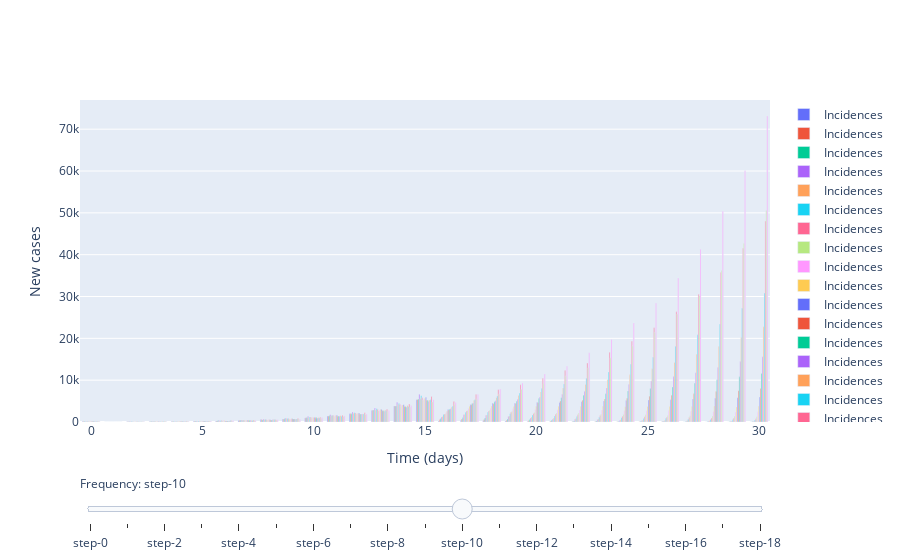

Source (notebook cell):
### Code cell
new_rs = [3, 0.5]
start_times = [0, 15]

parameters = 100 # initial number of cases

# Slider (transition time)
fig = go.Figure()

# Add traces, one for each slider step
for R0_2 in np.arange(0.1, 2, 0.1):
    new_rs=[3, R0_2]
    m.set_r_profile(new_rs, start_times)
    
    cases = m.simulate(parameters, times)
    
    fig.add_trace(
        go.Bar(
            x=times,
            y=cases,
            name='Incidences'
        )
        
#         go.Scatter(
#             visible=False,
#             line=dict(color="#00CED1", width=6),
#             name="𝜈 = " + str(step),
#             x=np.arange(0, 10, 0.01),
#             y=np.sin(step * np.arange(0, 10, 0.01)))
    )

# Make 10th trace visible
fig.data[10].visible = True

# Create and add slider
steps = []
for i in range(len(fig.data)):
    step = dict(
        method="update",
        args=[{"visible": [False] * len(fig.data)},
              {"title": "Slider switched to step: " + str(i)}],  # layout attribute
    )
    step["args"][0]["visible"][i] = True  # Toggle i'th trace to "visible"
    steps.append(step)

sliders = [dict(
    active=10,
    currentvalue={"prefix": "Frequency: "},
    pad={"t": 50},
    steps=steps
)]

fig.update_layout(
    sliders=sliders
)

# Add axis labels
fig.update_layout(
    xaxis_title='Time (days)',
    yaxis_title='New cases'
)

fig.show()

### Figure 1 — Plotly figure (JSON) as saved in the notebook; plotly's stock layout.template omitted (floating-point values rounded to 4 significant figures)
{"data": [{"name": "Incidences", "type": "bar", "x": [0, 1, 2, 3, 4, 5, 6, 7, 8, 9, 10, 11, 12, 13, 14, 15, 16, 17, 18, 19, 20, 21, 22, 23, 24, 25, 26, 27, 28, 29, 30], "y": [100, 0, 75, 88, 133, 177, 266, 361, 513, 697, 977, 1419, 1988, 2754, 3814, 5340, 240, 330, 280, 213, 111, 83, 35, 24, 12, 8, 3, 6, 2, 2, 3]}, {"name": "Incidences", "type": "bar", "x": [0, 1, 2, 3, 4, 5, 6, 7, 8, 9, 10, 11, 12, 13, 14, 15, 16, 17, 18, 19, 20, 21, 22, 23, 24, 25, 26, 27, 28, 29, 30], "y": [100, 0, 63, 88, 124, 176, 259, 340, 523, 701, 1040, 1418, 1971, 2731, 3806, 5387, 508, 699, 604, 444, 275, 222, 126, 109, 70, 55, 34, 29, 19, 13, 5]}, {"name": "Incidences", "type": "bar", "x": [0, 1, 2, 3, 4, 5, 6, 7, 8, 9, 10, 11, 12, 13, 14, 15, 16, 17, 18, 19, 20, 21, 22, 23, 24, 25, 26, 27, 28, 29, 30], "y": [100, 0, 71, 96, 147, 171, 276, 398, 484, 768, 1008, 1486, 1954, 2871, 3830, 5483, 759, 1019, 984, 724, 514, 392, 256, 236, 141, 141, 96, 55, 39, 43, 32]}, {"name": "Incidences", "type": "bar", "x": [0, 1, 2, 3, 4, 5, 6, 7, 8, 9, 10, 11, 12, 13, 14, 15, 16, 17, 18, 19, 20, 21, 22, 23, 24, 25, 26, 27, 28, 29, 30], "y": [100, 0, 93, 114, 130, 253, 346, 451, 647, 894, 1291, 1750, 2406, 3356, 4733, 6642, 1187, 1714, 1630, 1335, 951, 708, 665, 512, 373, 309, 244, 203, 161, 127, 105]}, {"name": "Incidences", "type": "bar", "x": [0, 1, 2, 3, 4, 5, 6, 7, 8, 9, 10, 11, 12, 13, 14, 15, 16, 17, 18, 19, 20, 21, 22, 23, 24, 25, 26, 27, 28, 29, 30], "y": [100, 0, 81, 92, 126, 198, 268, 411, 520, 802, 1011, 1498, 2077, 2886, 4122, 5570, 1313, 1820, 1701, 1415, 1194, 935, 849, 707, 567, 482, 419, 336, 306, 240, 205]}, {"name": "Incidences", "type": "bar", "x": [0, 1, 2, 3, 4, 5, 6, 7, 8, 9, 10, 11, 12, 13, 14, 15, 16, 17, 18, 19, 20, 21, 22, 23, 24, 25, 26, 27, 28, 29, 30], "y": [100, 0, 101, 91, 145, 215, 304, 415, 603, 846, 1187, 1572, 2238, 3174, 4426, 6298, 1778, 2325, 2307, 1982, 1685, 1431, 1314, 1114, 1043, 825, 808, 644, 613, 512, 452]}, {"name": "Incidences", "type": "bar", "x": [0, 1, 2, 3, 4, 5, 6, 7, 8, 9, 10, 11, 12, 13, 14, 15, 16, 17, 18, 19, 20, 21, 22, 23, 24, 25, 26, 27, 28, 29, 30], "y": [100, 0, 80, 92, 146, 189, 279, 412, 525, 766, 1132, 1550, 2138, 2959, 4185, 5798, 1883, 2656, 2607, 2303, 2024, 1839, 1712, 1569, 1346, 1283, 1153, 1079, 948, 912, 792]}, {"name": "Incidences", "type": "bar", "x": [0, 1, 2, 3, 4, 5, 6, 7, 8, 9, 10, 11, 12, 13, 14, 15, 16, 17, 18, 19, 20, 21, 22, 23, 24, 25, 26, 27, 28, 29, 30], "y": [100, 0, 72, 93, 116, 192, 232, 365, 497, 675, 1025, 1333, 1987, 2710, 3758, 5208, 1967, 2765, 2785, 2511, 2286, 2125, 2133, 1848, 1820, 1710, 1546, 1512, 1440, 1368, 1229]}, {"name": "Incidences", "type": "bar", "x": [0, 1, 2, 3, 4, 5, 6, 7, 8, 9, 10, 11, 12, 13, 14, 15, 16, 17, 18, 19, 20, 21, 22, 23, 24, 25, 26, 27, 28, 29, 30], "y": [100, 0, 75, 113, 132, 200, 275, 374, 558, 747, 1062, 1491, 2024, 2838, 4004, 5517, 2382, 3217, 3285, 3171, 2967, 2935, 2871, 2859, 2687, 2674, 2670, 2615, 2509, 2384, 2472]}, {"name": "Incidences", "type": "bar", "x": [0, 1, 2, 3, 4, 5, 6, 7, 8, 9, 10, 11, 12, 13, 14, 15, 16, 17, 18, 19, 20, 21, 22, 23, 24, 25, 26, 27, 28, 29, 30], "y": [100, 0, 74, 99, 150, 201, 281, 399, 536, 781, 1058, 1555, 2100, 2970, 4070, 5697, 2649, 3756, 3827, 3724, 3763, 3738, 3676, 3754, 3674, 3690, 3712, 3718, 3813, 3610, 3763]}, {"name": "Incidences", "type": "bar", "visible": true, "x": [0, 1, 2, 3, 4, 5, 6, 7, 8, 9, 10, 11, 12, 13, 14, 15, 16, 17, 18, 19, 20, 21, 22, 23, 24, 25, 26, 27, 28, 29, 30], "y": [100, 0, 83, 101, 135, 203, 268, 404, 563, 797, 1067, 1623, 2164, 2959, 4149, 5828, 2978, 4145, 4454, 4484, 4632, 4672, 4867, 5029, 5153, 5285, 5320, 5524, 5665, 5827, 5988]}, {"name": "Incidences", "type": "bar", "x": [0, 1, 2, 3, 4, 5, 6, 7, 8, 9, 10, 11, 12, 13, 14, 15, 16, 17, 18, 19, 20, 21, 22, 23, 24, 25, 26, 27, 28, 29, 30], "y": [100, 0, 74, 86, 126, 171, 253, 362, 485, 716, 994, 1374, 1910, 2697, 3727, 5226, 2891, 4125, 4369, 4436, 4625, 5012, 5194, 5470, 5698, 6171, 6412, 6745, 7271, 7480, 8037]}, {"name": "Incidences", "type": "bar", "x": [0, 1, 2, 3, 4, 5, 6, 7, 8, 9, 10, 11, 12, 13, 14, 15, 16, 17, 18, 19, 20, 21, 22, 23, 24, 25, 26, 27, 28, 29, 30], "y": [100, 0, 73, 85, 123, 184, 244, 369, 474, 698, 987, 1355, 1857, 2676, 3652, 5123, 3122, 4415, 4823, 4953, 5588, 5808, 6399, 6768, 7439, 7979, 8381, 9266, 10104, 10806, 11602]}, {"name": "Incidences", "type": "bar", "x": [0, 1, 2, 3, 4, 5, 6, 7, 8, 9, 10, 11, 12, 13, 14, 15, 16, 17, 18, 19, 20, 21, 22, 23, 24, 25, 26, 27, 28, 29, 30], "y": [100, 0, 67, 76, 129, 162, 260, 329, 514, 660, 950, 1352, 1890, 2578, 3566, 4971, 3144, 4562, 5060, 5462, 5964, 6655, 7325, 8108, 8955, 9789, 10853, 11801, 13001, 14435, 15613]}, {"name": "Incidences", "type": "bar", "x": [0, 1, 2, 3, 4, 5, 6, 7, 8, 9, 10, 11, 12, 13, 14, 15, 16, 17, 18, 19, 20, 21, 22, 23, 24, 25, 26, 27, 28, 29, 30], "y": [100, 0, 73, 94, 130, 192, 239, 361, 544, 720, 1010, 1520, 1935, 2720, 3861, 5240, 3613, 5156, 5812, 6352, 7155, 8150, 8965, 10110, 11277, 12736, 14209, 16197, 18041, 20198, 22774]}, {"name": "Incidences", "type": "bar", "x": [0, 1, 2, 3, 4, 5, 6, 7, 8, 9, 10, 11, 12, 13, 14, 15, 16, 17, 18, 19, 20, 21, 22, 23, 24, 25, 26, 27, 28, 29, 30], "y": [100, 0, 69, 102, 134, 168, 277, 353, 521, 698, 944, 1404, 1940, 2671, 3715, 5298, 3777, 5346, 6210, 6914, 8000, 9079, 10441, 11978, 13804, 15491, 18095, 20858, 23383, 27165, 30834]}, {"name": "Incidences", "type": "bar", "x": [0, 1, 2, 3, 4, 5, 6, 7, 8, 9, 10, 11, 12, 13, 14, 15, 16, 17, 18, 19, 20, 21, 22, 23, 24, 25, 26, 27, 28, 29, 30], "y": [100, 0, 88, 95, 164, 218, 289, 442, 542, 826, 1143, 1588, 2215, 3058, 4313, 6097, 4893, 6566, 7726, 8907, 10482, 12297, 14109, 16654, 19306, 22554, 26345, 30566, 35726, 41552, 48043]}, {"name": "Incidences", "type": "bar", "x": [0, 1, 2, 3, 4, 5, 6, 7, 8, 9, 10, 11, 12, 13, 14, 15, 16, 17, 18, 19, 20, 21, 22, 23, 24, 25, 26, 27, 28, 29, 30], "y": [100, 0, 60, 91, 120, 186, 253, 339, 487, 632, 906, 1305, 1820, 2438, 3517, 4804, 4162, 5443, 6696, 7846, 9130, 10989, 12951, 15365, 18183, 21410, 25807, 30199, 36226, 42677, 50542]}, {"name": "Incidences", "type": "bar", "x": [0, 1, 2, 3, 4, 5, 6, 7, 8, 9, 10, 11, 12, 13, 14, 15, 16, 17, 18, 19, 20, 21, 22, 23, 24, 25, 26, 27, 28, 29, 30], "y": [100, 0, 84, 84, 131, 185, 281, 372, 527, 682, 1017, 1450, 1914, 2736, 3856, 5342, 4635, 6552, 7892, 9297, 11449, 13336, 16581, 19721, 23666, 28451, 34431, 41323, 50408, 60074, 73128]}], "layout": {"sliders": [{"active": 10, "currentvalue": {"prefix": "Frequency: "}, "pad": {"t": 50}, "steps": [{"args": [{"visible": [true, false, false, false, false, false, false, false, false, false, false, false, false, false, false, false, false, false, false]}, {"title": "Slider switched to step: 0"}], "method": "update"}, {"args": [{"visible": [false, true, false, false, false, false, false, false, false, false, false, false, false, false, false, false, false, false, false]}, {"title": "Slider switched to step: 1"}], "method": "update"}, {"args": [{"visible": [false, false, true, false, false, false, false, false, false, false, false, false, false, false, false, false, false, false, false]}, {"title": "Slider switched to step: 2"}], "method": "update"}, {"args": [{"visible": [false, false, false, true, false, false, false, false, false, false, false, false, false, false, false, false, false, false, false]}, {"title": "Slider switched to step: 3"}], "method": "update"}, {"args": [{"visible": [false, false, false, false, true, false, false, false, false, false, false, false, false, false, false, false, false, false, false]}, {"title": "Slider switched to step: 4"}], "method": "update"}, {"args": [{"visible": [false, false, false, false, false, true, false, false, false, false, false, false, false, false, false, false, false, false, false]}, {"title": "Slider switched to step: 5"}], "method": "update"}, {"args": [{"visible": [false, false, false, false, false, false, true, false, false, false, false, false, false, false, false, false, false, false, false]}, {"title": "Slider switched to step: 6"}], "method": "update"}, {"args": [{"visible": [false, false, false, false, false, false, false, true, false, false, false, false, false, false, false, false, false, false, false]}, {"title": "Slider switched to step: 7"}], "method": "update"}, {"args": [{"visible": [false, false, false, false, false, false, false, false, true, false, false, false, false, false, false, false, false, false, false]}, {"title": "Slider switched to step: 8"}], "method": "update"}, {"args": [{"visible": [false, false, false, false, false, false, false, false, false, true, false, false, false, false, false, false, false, false, false]}, {"title": "Slider switched to step: 9"}], "method": "update"}, {"args": [{"visible": [false, false, false, false, false, false, false, false, false, false, true, false, false, false, false, false, false, false, false]}, {"title": "Slider switched to step: 10"}], "method": "update"}, {"args": [{"visible": [false, false, false, false, false, false, false, false, false, false, false, true, false, false, false, false, false, false, false]}, {"title": "Slider switched to step: 11"}], "method": "update"}, {"args": [{"visible": [false, false, false, false, false, false, false, false, false, false, false, false, true, false, false, false, false, false, false]}, {"title": "Slider switched to step: 12"}], "method": "update"}, {"args": [{"visible": [false, false, false, false, false, false, false, false, false, false, false, false, false, true, false, false, false, false, false]}, {"title": "Slider switched to step: 13"}], "method": "update"}, {"args": [{"visible": [false, false, false, false, false, false, false, false, false, false, false, false, false, false, true, false, false, false, false]}, {"title": "Slider switched to step: 14"}], "method": "update"}, {"args": [{"visible": [false, false, false, false, false, false, false, false, false, false, false, false, false, false, false, true, false, false, false]}, {"title": "Slider switched to step: 15"}], "method": "update"}, {"args": [{"visible": [false, false, false, false, false, false, false, false, false, false, false, false, false, false, false, false, true, false, false]}, {"title": "Slider switched to step: 16"}], "method": "update"}, {"args": [{"visible": [false, false, false, false, false, false, false, false, false, false, false, false, false, false, false, false, false, true, false]}, {"title": "Slider switched to step: 17"}], "method": "update"}, {"args": [{"visible": [false, false, false, false, false, false, false, false, false, false, false, false, false, false, false, false, false, false, true]}, {"title": "Slider switched to step: 18"}], "method": "update"}]}], "xaxis": {"title": {"text": "Time (days)"}}, "yaxis": {"title": {"text": "New cases"}}}}
